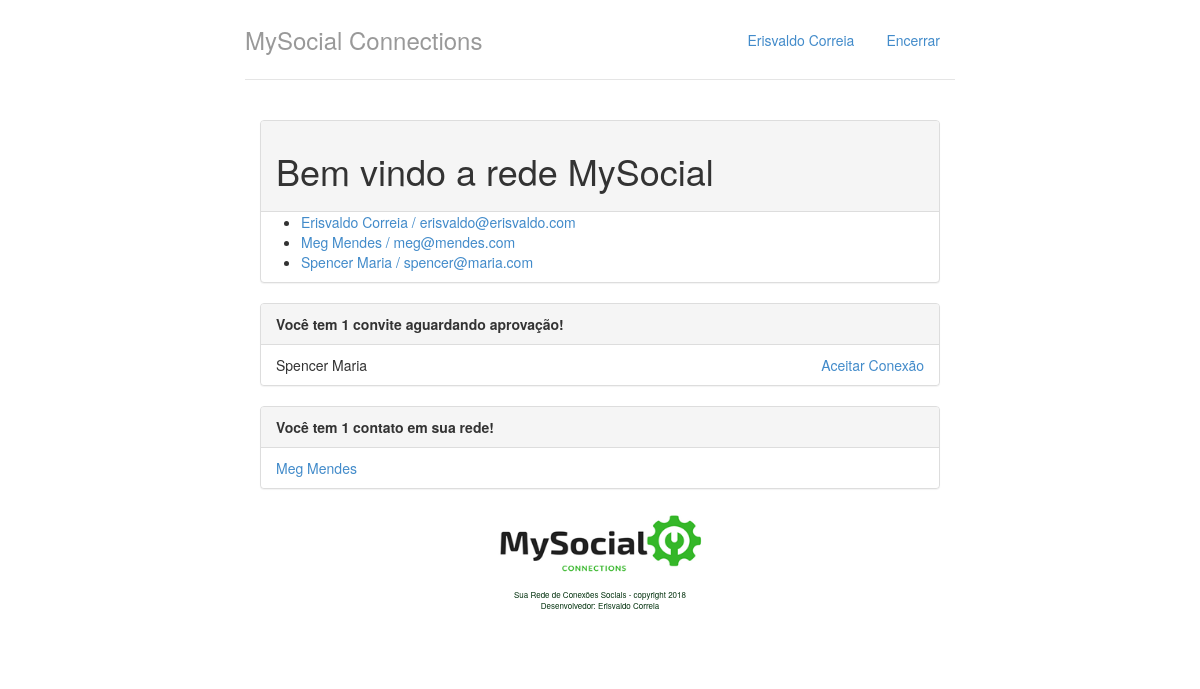
The app's page /, older data.
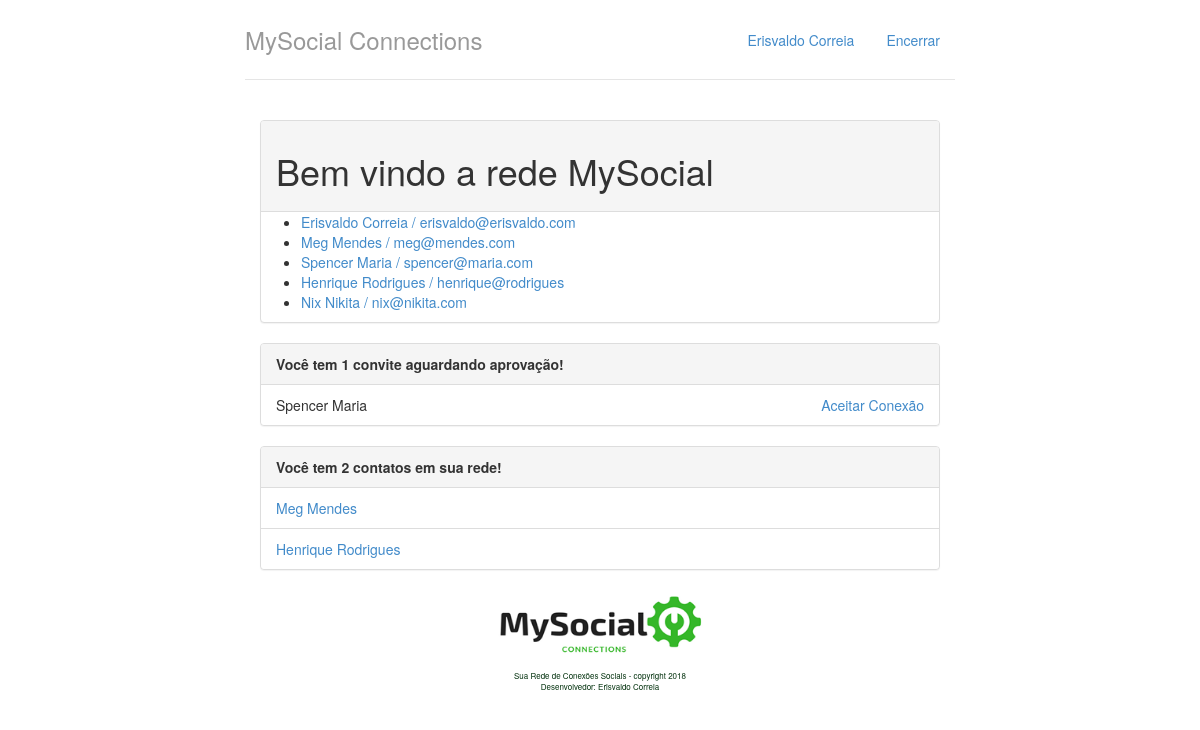
The same page, newer data.
### perfis/models.py (models this page shows, shortened)
class Perfil(models.Model):
    nome = models.CharField(max_length=255, null=False)
    email = models.CharField(max_length=255, null=False)
    telefone = models.CharField(max_length=15, null=False)
    empresa = models.CharField(max_length=50, null=False)
    contatos = models.ManyToManyField('self')

class Convite(models.Model):
    solicitante = models.ForeignKey(Perfil, related_name='convites_feitos', on_delete=models.CASCADE)
    convidado = models.ForeignKey(Perfil, related_name='convites_recebidos', on_delete=models.CASCADE)

### perfis/views.py (the view)
# urls.py: path('', views.index, name='index'),
def index(request):
    users = Perfil.objects.all()
    return render(request, 'perfis/index.html',
        {
            'usuarios' : users ,
            'perfil_logado' : get_perfil_logado(request)
        })

### perfis/views.py (called while the page is built)
def get_perfil_logado(request):
    return Perfil.objects.get(id=1)

### perfis/templates/perfis/index.html
{% extends "perfis/base.html" %}
{% load staticfiles %}
{% block body %}
<div class="col-lg-12">
<div class="panel panel-default">
    <div class="panel-heading">
        <h1>Bem vindo a rede MySocial</h1>
    </div>
    <ul>
        {% for cont in usuarios %}
        <li>
            <a href="{% url 'exibir' cont.id %}">
            {{ cont.nome }} / {{ cont.email }}
            </a>
        </li>
        {% endfor %}
    </ul>
</div>
<div class="panel panel-default">
    <div class="panel-heading">
        <strong>
            Você tem {{ perfil_logado.convites_recebidos.count }}
            convite{{ perfil_logado.convites_recebidos.count |pluralize }}
            aguardando aprovação!
        </strong>
    </div>
    {% if perfil_logado.convites_recebidos.count %}
    <ul class="list-group">
        {% for convite in perfil_logado.convites_recebidos.all %}
        <li class="list-group-item">
           {{ convite.solicitante.nome }}
           <a href="{% url 'aceitar' convite.id %}" class="pull-right">Aceitar Conexão</a>
        </li>
        {% endfor %}
    </ul>
    {% else %}
    <ul class="list-group">
        <li class="list-group-item">
            Nenhum Convite Recebido :(
        </li>
    </ul>
    {% endif %}
</div>
<div class="panel panel-default">
    <div class="panel-heading">
        <strong>
            Você tem {{ perfil_logado.contatos.count }}
            contato{{ perfil_logado.contatos.count |pluralize }}
            em sua rede!
        </strong>
    </div>
    {% if perfil_logado.contatos.count %}
    <ul class="list-group">
        {% for contato in perfil_logado.contatos.all %}
            <li class="list-group-item">
                <a href="{% url 'exibir' contato.id %}"> {{contato.nome}} </a>
            </li>
        {% endfor %}
    </ul>
    {% else %}
    <ul class="list-group">
        <li class="list-group-item">
            Nenhum Conexão estabelecida ainda :(
        </li>
    </ul>
    {% endif %}
</div>
</div>
{% endblock %}

### perfis/templates/perfis/base.html (shortened to what this page needs)
{% load staticfiles %}
<!DOCTYPE html>
<html lang="pt-br">
<head>
    <link rel="stylesheet" href="{% static "styles/bootstrap.css"%}">
    <link rel="stylesheet" href="{% static "styles/main.css"%}">
</head>
<body>
    <div class="container">
        <div class="header">
            <ul class="nav nav-pills pull-right">
                <li><a href="{% url "index" %}"> {{ perfil_logado.nome }} </a></li>
                <li><a href="/logout/"> Encerrar </a></li>
            </ul>
            <h3 class="text-muted">MySocial Connections</h3>
        </div>
        <div class="row content">
            {% block body %}
            {% endblock %}
            <p class="imgcenter">
                <img src="{% static "img/MySocialLogoSmall.png" %}" width="230" height="70">
            </p>
            <p class="imgcenter" style="font-size: 8px">
                Sua Rede de Conexões Sociais - copyright 2018<br>
                Desenvolvedor: Erisvaldo Correia
            </p>
        </div>
    </div>
</body>
</html>

Row changes from the older to the newer data that the page shows:
computed for Perfil "Erisvaldo Correia": contatos.count "1" → "2"
added Perfil: nome "Henrique Rodrigues", email "henrique@rodrigues"
added Perfil: nome "Nix Nikita", email "nix@nikita.com", shown under "Bem vindo a rede MySocial"
